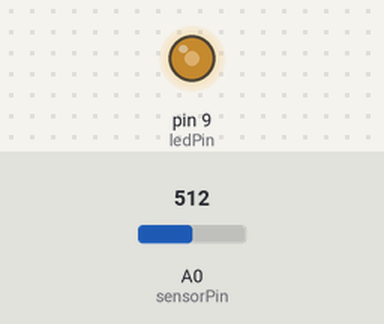
Bench run of a sketch on a simulated Arduino Uno, built with avr-gcc and run on an emulated ATmega328P. Parts: output pins drawn as LEDs (lit = HIGH). The inputs (shaded band) are chosen by the test bench; at power-on: A0 (sensorPin) = 512. What the sketch prints to the serial monitor is not drawn.

Above: at 1.3 s.
1.4 s: A0 (sensorPin) set to 716
At 2.7 s:
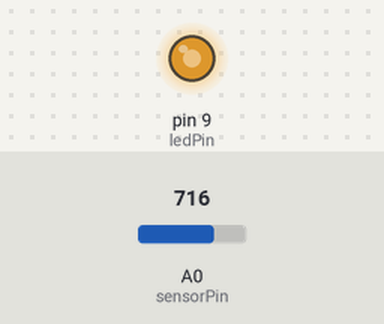
3.0 s: A0 (sensorPin) set to 900
At 4.0 s:
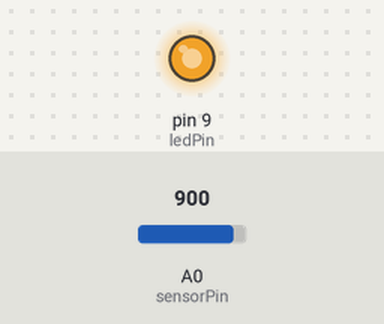
4.5 s: A0 (sensorPin) set to 122
At 5.2 s:
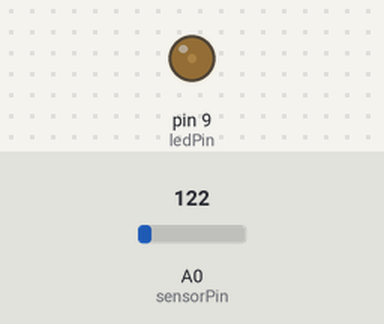
6.0 s: A0 (sensorPin) set to 0
At 6.4 s:
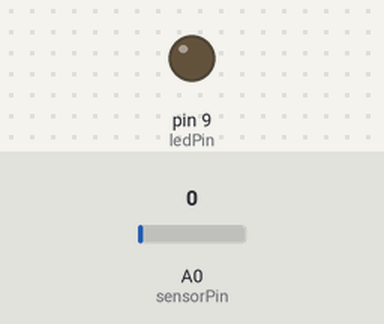
7.5 s: A0 (sensorPin) set to 511
At 8.8 s:
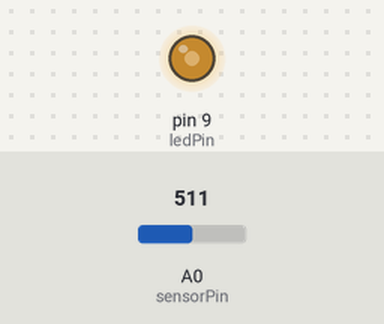
Timing chart, 0 to 10.0 s (numbered marks = the images above; inputs shaded):
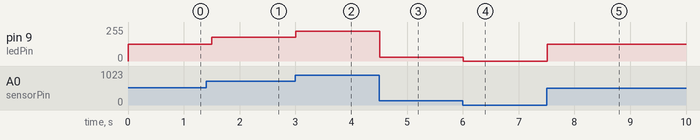

Measured:
- after the input at 1.4 s, pin 9 (ledPin): 127/255 → 178/255 after 0.10 s
- after the input at 3.0 s, pin 9 (ledPin): 178/255 → 224/255 at once
- after the input at 4.5 s, pin 9 (ledPin): 224/255 → 30/255 at once
- after the input at 6.0 s, pin 9 (ledPin): 30/255 → 0/255 at once
- after the input at 7.5 s, pin 9 (ledPin): 0/255 → 127/255 at once

The sketch:

waterleve.ino.ino
```cpp
// int sense=A1;
// // int relay=12;
// int ledpin =9;

// void setup() {
//   Serial.begin(9600);
//   // pinMode(relay,OUTPUT);
//   pinMode(sense,INPUT);
//    pinMode(ledPin, OUTPUT);


// }

// void loop() {

//  int value= analogRead(sense);
//  Serial.print("Waterlevel:");
//  Serial.println(value);
//  delay(1000);

//  int brightness = map(value, 0, 1023, 0, 255);
//   analogWrite(ledPin, brightness);  // Set LED brightness

//   delay(1000);


// }
int sensorPin = A0;     // Analog input from sensor
int ledPin = 9;         // PWM output to LED (D3, D5, D6, D9, D10, or D11 on most Arduino boards)

void setup() {
  pinMode(ledPin, OUTPUT);
  pinMode(sensorPin, INPUT);
  Serial.begin(9600);
}

void loop() {
  int sensorValue = analogRead(sensorPin);       // Read analog value (0–1023)
  int ledBrightness = map(sensorValue, 0, 1023, 0, 255);  // Map to PWM range (0–255)
  Serial.println("SensorValue :");
  Serial.println(sensorValue);

  analogWrite(ledPin, ledBrightness);            // Set LED brightness
    Serial.print("ledBrightness :");
  Serial.print(ledBrightness);

  delay(500);  // Small delay for stability
}
```
